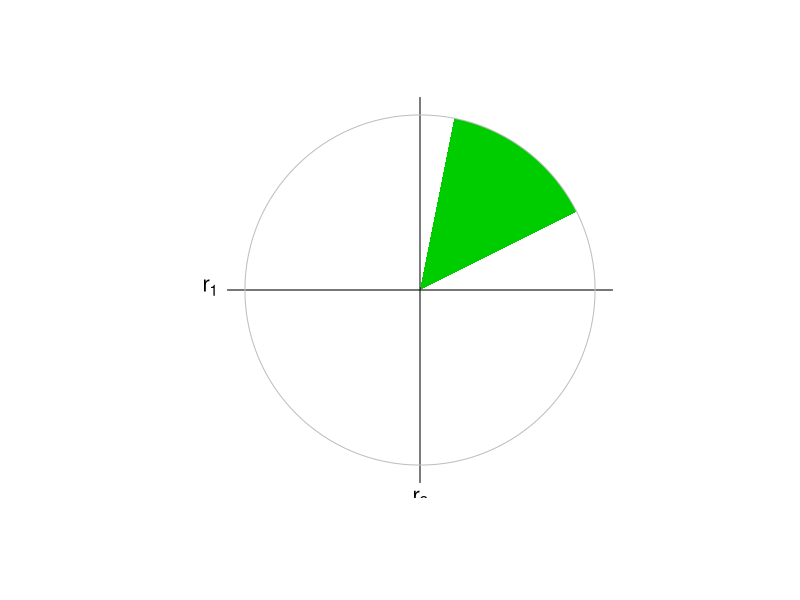
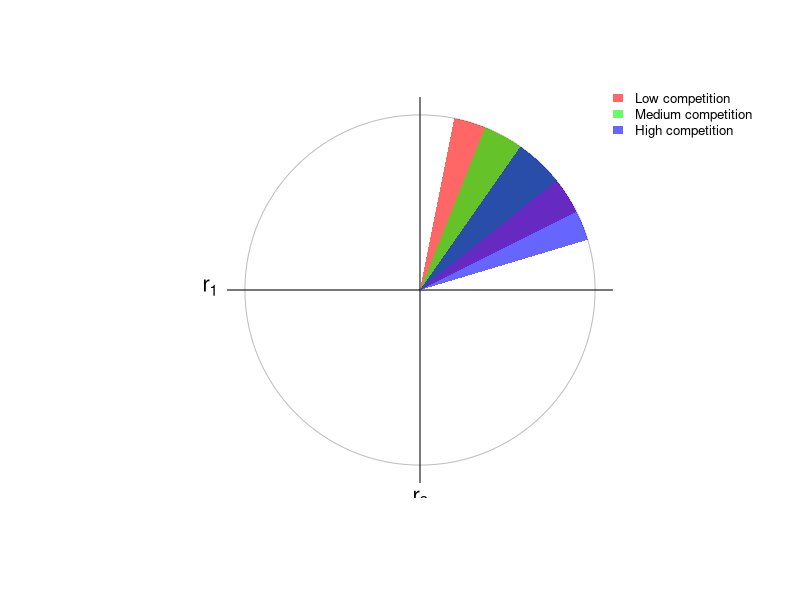

These charts were generated, in order, by the following R code:



# simplified version for a single cone----

library(circlize)

# Calculate the cone angles from interaction matrix
get_cone_angles <- function(gamma) {
  # Normalize vectors and get their angles
  normalize <- function(v) v/sqrt(sum(v^2))
  
  # Get angle in degrees for a point
  point_to_angle <- function(p) {
    angle <- ifelse(p[2] > 0,
                    acos(p[1]),
                    2*pi - acos(p[1]))
    return(360 * angle/(2*pi))
  }
  
  # Get the two vectors that define the cone
  m <- -gamma
  v1 <- normalize(m[,1])
  v2 <- normalize(m[,2])
  
  return(c(point_to_angle(v1), point_to_angle(v2)))
}

# Calculate cone size as fraction of circle
get_cone_size <- function(cone) {
  ((cone[2] - cone[1]) %% 360) / 360
}

# Draw only the main biodiversity cone
draw_biodiversity_cone <- function(gamma) {
  # Get cone boundaries
  cone <- get_cone_angles(gamma)
  
  # Setup plotting area
  plot(c(-1.1, 1.1), c(-1.1, 1.1), type = "n", 
       axes = FALSE, ann = FALSE, asp = 1)
  
  
  # Determine start and end angles of the main cone
  start_angle <- cone[1]
  end_angle <- cone[2]
  
  # Handle cases where the cone crosses the positive x-axis
  if (start_angle > end_angle) {
    end_angle <- end_angle + 360
  }
  
  # Draw the main biodiversity cone
  draw.sector(start_angle, end_angle, clock.wise = FALSE, 
              col = "green3", border = NA)
  
  # Draw axes
  lines(c(-1.1, 1.1), c(0, 0), lwd = 1)
  lines(c(0, 0), c(-1.1, 1.1), lwd = 1)
  text(-1.1, 0, expression('r'[1]), cex = 1.3, pos = 2)
  text(0, -1.1, expression('r'[2]), cex = 1.3, pos = 1)
  
  
  # Draw unit circle outline for reference
  symbols(0, 0, circles = 1, inches = FALSE, add = TRUE, fg = "gray", lwd = 1)
}

# Example usage:
gamma <- -1*matrix(c(1, 0.5, 0.2, 1), nrow = 2)
draw_biodiversity_cone(gamma)


#mulitple matrices----

library(circlize)

# Calculate the cone angles from interaction matrix
get_cone_angles <- function(gamma) {
  # Normalize vectors and get their angles
  normalize <- function(v) v/sqrt(sum(v^2))
  
  # Get angle in degrees for a point
  point_to_angle <- function(p) {
    angle <- ifelse(p[2] > 0,
                    acos(p[1]),
                    2*pi - acos(p[1]))
    return(360 * angle/(2*pi))
  }
  
  # Get the two vectors that define the cone
  m <- -gamma
  v1 <- normalize(m[,1])
  v2 <- normalize(m[,2])
  
  return(c(point_to_angle(v1), point_to_angle(v2)))
}

# Calculate cone size as fraction of circle
get_cone_size <- function(cone) {
  size <- ((cone[2] - cone[1]) %% 360) / 360
  return(size)
}

# Draw multiple biodiversity cones from a list of gamma matrices
draw_multiple_cones <- function(gamma_list, colors = NULL, labels = NULL, show_sizes = TRUE) {
  # Setup plotting area
  plot(c(-1.1, 1.1), c(-1.1, 1.1), type = "n", 
       axes = FALSE, ann = FALSE, asp = 1, xlab = "", ylab = "")
  
  # Draw unit circle outline for reference
  symbols(0, 0, circles = 1, inches = FALSE, add = TRUE, fg = "gray", lwd = 1)
  
  # Draw axes
  lines(c(-1.1, 1.1), c(0, 0), lwd = 1)
  lines(c(0, 0), c(-1.1, 1.1), lwd = 1)
  text(-1.1, 0, expression('r'[1]), cex = 1.3, pos = 2)
  text(0, -1.1, expression('r'[2]), cex = 1.3, pos = 1)
  
  # Set default colors if not provided
  if(is.null(colors)) {
    colors <- rainbow(length(gamma_list), alpha = 0.6)
  }
  
  # Set default labels if not provided
  if(is.null(labels)) {
    labels <- paste("Gamma", 1:length(gamma_list))
  }
  
  # Initialize legend data
  legend_colors <- c()
  legend_labels <- c()
  
  # Draw each cone
  for(i in 1:length(gamma_list)) {
    gamma <- gamma_list[[i]]
    cone <- get_cone_angles(gamma)
    
    # Handle cases where the cone crosses the positive x-axis
    start_angle <- cone[1]
    end_angle <- cone[2]
    if(start_angle > end_angle) {
      end_angle <- end_angle + 360
    }
    
    # Draw this cone
    draw.sector(start_angle, end_angle, clock.wise = FALSE, 
                col = colors[i], border = NA)
    
    # Add cone size label if requested
    #if(show_sizes) {
    #  cone_size <- get_cone_size(cone)
    #  mid_angle <- 2*pi*(start_angle + (end_angle - start_angle)/2)/360
    #  label_radius <- 1.15 + (0.1 * ((i-1) %% 3))  # Stagger labels at different radii
    #  text(label_radius*cos(mid_angle), label_radius*sin(mid_angle), 
    #       round(cone_size, digits = 2), cex = 0.9, col = colors[i])
    #}
    
    # Add to legend data
    legend_colors <- c(legend_colors, colors[i])
    legend_labels <- c(legend_labels, labels[i])
  }
  
  # Add legend
  legend("topright", legend = legend_labels, fill = legend_colors, 
         cex = 0.8, bty = "n", border = NA)
}

# Example usage:
# Create a list of gamma matrices to compare
gamma1 <- matrix(c(1, 0.5, 0.2, 1)*-1, nrow = 2)
gamma2 <- matrix(c(1, 0.8, 0.4, 1)*-1, nrow = 2)
gamma3 <- matrix(c(1, 0.3, 0.7, 1)*-1, nrow = 2)
# 
# # Draw multiple cones
draw_multiple_cones(
list(gamma1, gamma2, gamma3),
labels = c("Low competition", "Medium competition", "High competition")
)
